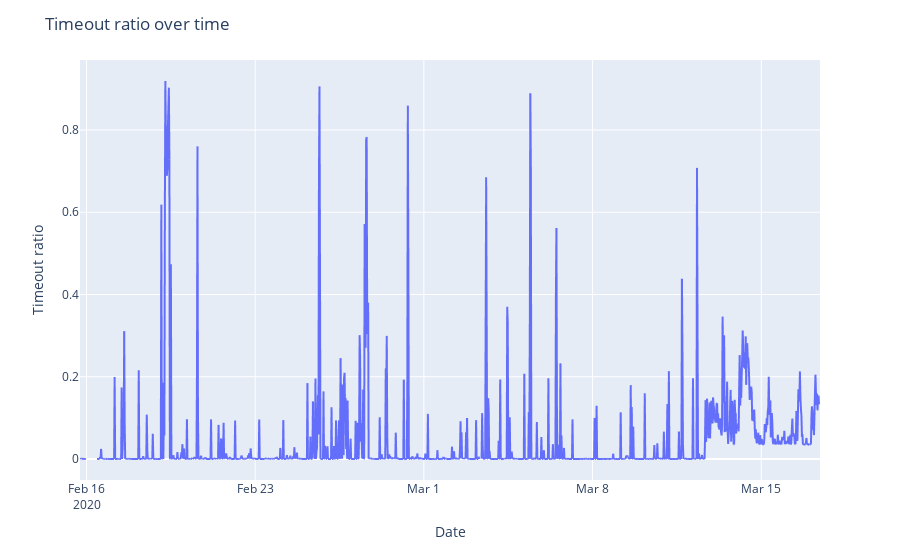

The notebook cell this image was saved under:
### Code cell
fig = px.line(
        x=timeout_ratio_sampled.index.to_pydatetime(),
        y=timeout_ratio_sampled.values)

# Edit the layout
fig.update_layout(title='Timeout ratio over time',
                  xaxis_title='Date',
                  yaxis_title='Timeout ratio')

fig.show()

### Figure 1 — Plotly figure (JSON) as saved in the notebook; plotly's stock layout.template omitted (floating-point values rounded to 4 significant figures; data arrays with more than 128 entries replaced by an {"elided": "..."} marker saying what was removed)
{"data": [{"hoverlabel": {"namelength": 0}, "hovertemplate": "x=%{x}<br>y=%{y}", "legendgroup": "", "line": {"color": "#636efa", "dash": "solid"}, "mode": "lines", "name": "", "showlegend": false, "type": "scattergl", "x": {"elided": "1475 str values"}, "xaxis": "x", "y": {"elided": "1475 float values"}, "yaxis": "y"}], "layout": {"legend": {"tracegroupgap": 0}, "margin": {"t": 60}, "title": {"text": "Timeout ratio over time"}, "xaxis": {"anchor": "y", "domain": [0, 1], "title": {"text": "Date"}}, "yaxis": {"anchor": "x", "domain": [0, 1], "title": {"text": "Timeout ratio"}}}}
